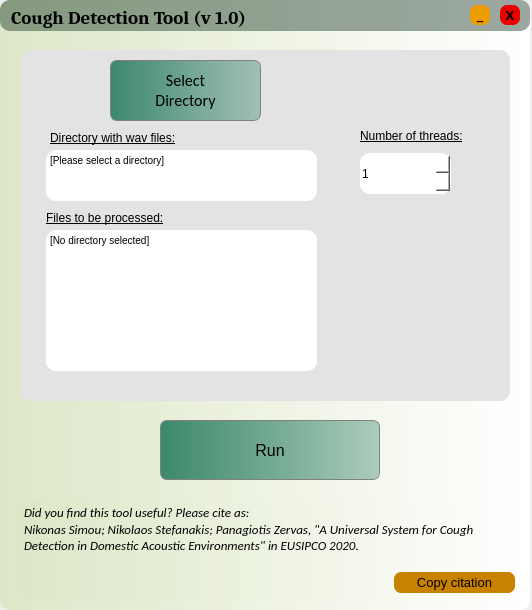
<?xml version="1.0" encoding="UTF-8"?>
<ui version="4.0">
 <class>MainWindow</class>
 <widget class="QMainWindow" name="MainWindow">
  <property name="geometry">
   <rect>
    <x>0</x>
    <y>0</y>
    <width>532</width>
    <height>610</height>
   </rect>
  </property>
  <property name="windowTitle">
   <string>MainWindow</string>
  </property>
  <widget class="QWidget" name="centralwidget">
   <widget class="QFrame" name="frame">
    <property name="geometry">
     <rect>
      <x>0</x>
      <y>0</y>
      <width>530</width>
      <height>610</height>
     </rect>
    </property>
    <property name="styleSheet">
     <string notr="true">background-color: qlineargradient(spread:pad, x1:0, y1:0, x2:1, y2:0, stop:0 rgba(221, 231, 199, 255), stop:1 rgba(255, 255, 255, 255));

border-radius: 10px
</string>
    </property>
    <property name="frameShape">
     <enum>QFrame::StyledPanel</enum>
    </property>
    <property name="frameShadow">
     <enum>QFrame::Raised</enum>
    </property>
    <widget class="QFrame" name="frame_2">
     <property name="geometry">
      <rect>
       <x>20</x>
       <y>50</y>
       <width>490</width>
       <height>351</height>
      </rect>
     </property>
     <property name="styleSheet">
      <string notr="true">background-color: rgb(227, 227, 227);border-radius:10px;</string>
     </property>
     <property name="frameShape">
      <enum>QFrame::StyledPanel</enum>
     </property>
     <property name="frameShadow">
      <enum>QFrame::Raised</enum>
     </property>
     <widget class="QPushButton" name="btn_dir">
      <property name="geometry">
       <rect>
        <x>90</x>
        <y>10</y>
        <width>151</width>
        <height>61</height>
       </rect>
      </property>
      <property name="font">
       <font>
        <family>Calibri</family>
        <pointsize>12</pointsize>
        <weight>50</weight>
        <bold>false</bold>
       </font>
      </property>
      <property name="styleSheet">
       <string notr="true">QPushButton{ 
border:0.5px solid grey; 
border-radius: 7px; 
background-color: qlineargradient(spread:pad, x1:0, y1:0, x2:1, y2:0, stop:0 rgba(60, 137, 109, 255), stop:1 rgba(60, 137, 109, 100));
}
QPushButton:hover{
background-color: qlineargradient(spread:pad, x1:0, y1:0, x2:1, y2:0, stop:0 rgba(172, 194, 170, 255), stop:1 rgba(255, 255, 255, 255));
}</string>
      </property>
      <property name="text">
       <string>Select
Directory</string>
      </property>
     </widget>
     <widget class="QTextBrowser" name="wav_folder">
      <property name="geometry">
       <rect>
        <x>26</x>
        <y>100</y>
        <width>271</width>
        <height>51</height>
       </rect>
      </property>
      <property name="font">
       <font>
        <pointsize>9</pointsize>
       </font>
      </property>
      <property name="styleSheet">
       <string notr="true">background-color:rgb(255, 255, 255)</string>
      </property>
      <property name="html">
       <string>&lt;!DOCTYPE HTML PUBLIC &quot;-//W3C//DTD HTML 4.0//EN&quot; &quot;http://www.w3.org/TR/REC-html40/strict.dtd&quot;&gt;
&lt;html&gt;&lt;head&gt;&lt;meta name=&quot;qrichtext&quot; content=&quot;1&quot; /&gt;&lt;style type=&quot;text/css&quot;&gt;
p, li { white-space: pre-wrap; }
&lt;/style&gt;&lt;/head&gt;&lt;body style=&quot; font-family:'MS Shell Dlg 2'; font-size:9pt; font-weight:400; font-style:normal;&quot;&gt;
&lt;p style=&quot; margin-top:0px; margin-bottom:0px; margin-left:0px; margin-right:0px; -qt-block-indent:0; text-indent:0px;&quot;&gt;&lt;span style=&quot; font-size:7.8pt;&quot;&gt;[Please select a directory]&lt;/span&gt;&lt;/p&gt;&lt;/body&gt;&lt;/html&gt;</string>
      </property>
     </widget>
     <widget class="QLabel" name="label_2">
      <property name="geometry">
       <rect>
        <x>340</x>
        <y>70</y>
        <width>141</width>
        <height>31</height>
       </rect>
      </property>
      <property name="font">
       <font>
        <pointsize>9</pointsize>
        <underline>true</underline>
       </font>
      </property>
      <property name="text">
       <string>Number of threads:</string>
      </property>
     </widget>
     <widget class="QTextBrowser" name="wavs">
      <property name="geometry">
       <rect>
        <x>26</x>
        <y>180</y>
        <width>271</width>
        <height>141</height>
       </rect>
      </property>
      <property name="font">
       <font>
        <pointsize>9</pointsize>
       </font>
      </property>
      <property name="styleSheet">
       <string notr="true">background-color:rgb(255, 255, 255)</string>
      </property>
      <property name="html">
       <string>&lt;!DOCTYPE HTML PUBLIC &quot;-//W3C//DTD HTML 4.0//EN&quot; &quot;http://www.w3.org/TR/REC-html40/strict.dtd&quot;&gt;
&lt;html&gt;&lt;head&gt;&lt;meta name=&quot;qrichtext&quot; content=&quot;1&quot; /&gt;&lt;style type=&quot;text/css&quot;&gt;
p, li { white-space: pre-wrap; }
&lt;/style&gt;&lt;/head&gt;&lt;body style=&quot; font-family:'MS Shell Dlg 2'; font-size:9pt; font-weight:400; font-style:normal;&quot;&gt;
&lt;p style=&quot; margin-top:0px; margin-bottom:0px; margin-left:0px; margin-right:0px; -qt-block-indent:0; text-indent:0px;&quot;&gt;&lt;span style=&quot; font-size:7.8pt;&quot;&gt;[No directory selected]&lt;/span&gt;&lt;/p&gt;&lt;/body&gt;&lt;/html&gt;</string>
      </property>
     </widget>
     <widget class="QLabel" name="label">
      <property name="geometry">
       <rect>
        <x>30</x>
        <y>80</y>
        <width>161</width>
        <height>16</height>
       </rect>
      </property>
      <property name="font">
       <font>
        <pointsize>9</pointsize>
        <weight>50</weight>
        <bold>false</bold>
        <underline>true</underline>
       </font>
      </property>
      <property name="styleSheet">
       <string notr="true"/>
      </property>
      <property name="text">
       <string>Directory with wav files:</string>
      </property>
     </widget>
     <widget class="QLabel" name="label_3">
      <property name="geometry">
       <rect>
        <x>26</x>
        <y>160</y>
        <width>151</width>
        <height>16</height>
       </rect>
      </property>
      <property name="font">
       <font>
        <pointsize>9</pointsize>
        <underline>true</underline>
       </font>
      </property>
      <property name="text">
       <string>Files to be processed:</string>
      </property>
     </widget>
     <widget class="QSpinBox" name="num_of_threads">
      <property name="geometry">
       <rect>
        <x>340</x>
        <y>103</y>
        <width>91</width>
        <height>41</height>
       </rect>
      </property>
      <property name="styleSheet">
       <string notr="true">background-color: rgb(255, 255, 255);</string>
      </property>
      <property name="minimum">
       <number>1</number>
      </property>
      <property name="maximum">
       <number>20</number>
      </property>
     </widget>
    </widget>
    <widget class="QFrame" name="frame_3">
     <property name="geometry">
      <rect>
       <x>0</x>
       <y>0</y>
       <width>530</width>
       <height>31</height>
      </rect>
     </property>
     <property name="styleSheet">
      <string notr="true">background-color: rgb(1, 32, 15, 100)</string>
     </property>
     <property name="frameShape">
      <enum>QFrame::StyledPanel</enum>
     </property>
     <property name="frameShadow">
      <enum>QFrame::Raised</enum>
     </property>
     <widget class="QPushButton" name="btn_min">
      <property name="geometry">
       <rect>
        <x>470</x>
        <y>5</y>
        <width>20</width>
        <height>20</height>
       </rect>
      </property>
      <property name="font">
       <font>
        <family>Calibri</family>
        <pointsize>10</pointsize>
        <weight>75</weight>
        <bold>true</bold>
       </font>
      </property>
      <property name="styleSheet">
       <string notr="true">QPushButton{ 
border:none; 
border-radius: 7px; 
background-color: rgb(235, 157, 0);
}
QPushButton:hover{
background-color: rgba(235, 157, 0, 150);
}</string>
      </property>
      <property name="text">
       <string>_</string>
      </property>
     </widget>
     <widget class="QPushButton" name="btn_exit">
      <property name="geometry">
       <rect>
        <x>500</x>
        <y>5</y>
        <width>20</width>
        <height>20</height>
       </rect>
      </property>
      <property name="font">
       <font>
        <family>Corbel</family>
        <pointsize>10</pointsize>
        <weight>75</weight>
        <bold>true</bold>
       </font>
      </property>
      <property name="styleSheet">
       <string notr="true">QPushButton{ 
border:none; 
border-radius: 7px; 
background-color: rgb(235, 0, 0);
}
QPushButton:hover{
background-color: rgb(235,0,0, 150);
}</string>
      </property>
      <property name="text">
       <string>X</string>
      </property>
     </widget>
     <widget class="QLabel" name="title">
      <property name="geometry">
       <rect>
        <x>11</x>
        <y>-3</y>
        <width>331</width>
        <height>41</height>
       </rect>
      </property>
      <property name="font">
       <font>
        <family>Caladea</family>
        <pointsize>14</pointsize>
        <weight>75</weight>
        <italic>false</italic>
        <bold>true</bold>
       </font>
      </property>
      <property name="autoFillBackground">
       <bool>false</bool>
      </property>
      <property name="styleSheet">
       <string notr="true">background-color: rgba(255, 255, 255, 0);</string>
      </property>
      <property name="text">
       <string>Cough Detection Tool (v 1.0)</string>
      </property>
     </widget>
    </widget>
    <widget class="QPushButton" name="copy_citation">
     <property name="geometry">
      <rect>
       <x>394</x>
       <y>572</y>
       <width>121</width>
       <height>21</height>
      </rect>
     </property>
     <property name="font">
      <font>
       <pointsize>10</pointsize>
      </font>
     </property>
     <property name="styleSheet">
      <string notr="true">QPushButton{ 
border:none; 
border-radius: 7px; 
background-color: rgb(200, 130, 0);
}
QPushButton:hover{
background-color: rgb(200, 130, 0, 150);
}</string>
     </property>
     <property name="text">
      <string>Copy citation</string>
     </property>
    </widget>
    <widget class="QPlainTextEdit" name="cite_label">
     <property name="geometry">
      <rect>
       <x>20</x>
       <y>500</y>
       <width>510</width>
       <height>100</height>
      </rect>
     </property>
     <property name="font">
      <font>
       <family>Calibri</family>
       <pointsize>10</pointsize>
       <italic>true</italic>
      </font>
     </property>
     <property name="mouseTracking">
      <bool>false</bool>
     </property>
     <property name="readOnly">
      <bool>true</bool>
     </property>
     <property name="plainText">
      <string>Did you find this tool useful? Please cite as:
Nikonas Simou; Nikolaos Stefanakis; Panagiotis Zervas, &quot;A Universal System for Cough Detection in Domestic Acoustic Environments&quot; in EUSIPCO 2020.</string>
     </property>
    </widget>
    <widget class="QPushButton" name="btn_run">
     <property name="geometry">
      <rect>
       <x>160</x>
       <y>420</y>
       <width>220</width>
       <height>60</height>
      </rect>
     </property>
     <property name="font">
      <font>
       <pointsize>12</pointsize>
      </font>
     </property>
     <property name="styleSheet">
      <string notr="true">QPushButton{ 
border:0.5px solid grey; 
border-radius: 7px; 
background-color: qlineargradient(spread:pad, x1:0, y1:0, x2:1, y2:0, stop:0 rgba(60, 137, 109, 255), stop:1 rgba(60, 137, 109, 100));
}
QPushButton:hover{
background-color: qlineargradient(spread:pad, x1:0, y1:0, x2:1, y2:0, stop:0 rgba(172, 194, 170, 255), stop:1 rgba(255, 255, 255, 255));
}</string>
     </property>
     <property name="text">
      <string>Run</string>
     </property>
    </widget>
    <zorder>frame_2</zorder>
    <zorder>frame_3</zorder>
    <zorder>cite_label</zorder>
    <zorder>copy_citation</zorder>
    <zorder>btn_run</zorder>
   </widget>
  </widget>
 </widget>
 <resources/>
 <connections/>
</ui>
